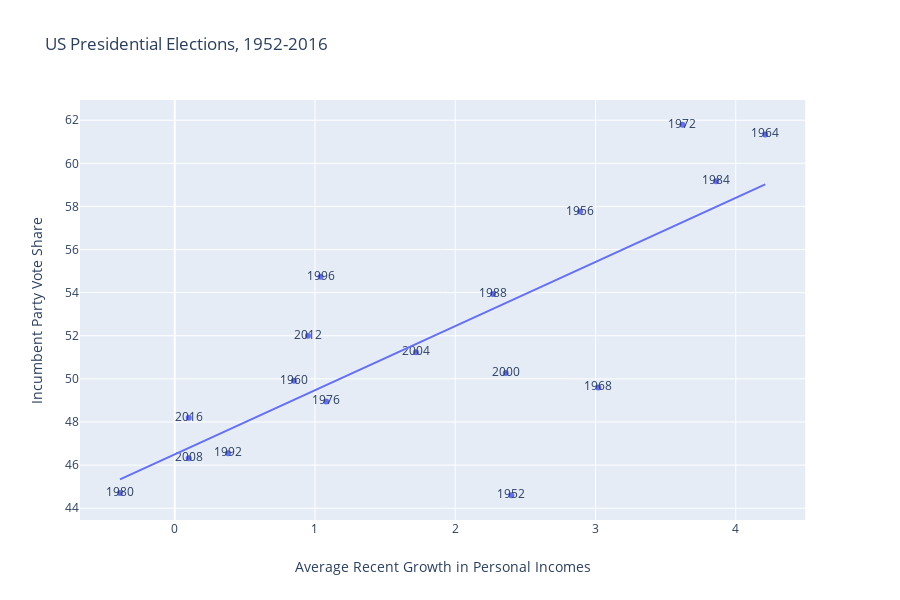

The cell this chart's notebook holds for it:
### Markdown cell above
# Predict Elections! 🗳️

### Code cell
import pandas as pd
import plotly.express as px

df = pd.read_csv('../data/bread_peace_voting.csv')
px.scatter(
    df,
    x='Average Recent Growth in Personal Incomes',
    y='Incumbent Party Vote Share',
    text='Year',
    title='US Presidential Elections, 1952-2016',
    trendline='ols',
)

### Figure 1 — Plotly figure (JSON) as saved in the notebook; plotly's stock layout.template omitted (floating-point values rounded to 4 significant figures)
{"data": [{"hoverlabel": {"namelength": 0}, "hovertemplate": "Average Recent Growth in Personal Incomes=%{x}<br>Incumbent Party Vote Share=%{y}<br>Year=%{text}", "legendgroup": "", "marker": {"color": "#636efa", "symbol": "circle"}, "mode": "markers+text", "name": "", "showlegend": false, "text": [1952, 1956, 1960, 1964, 1968, 1972, 1976, 1980, 1984, 1988, 1992, 1996, 2000, 2004, 2008, 2012, 2016], "type": "scatter", "x": [2.4, 2.89, 0.85, 4.21, 3.02, 3.62, 1.08, -0.39, 3.86, 2.27, 0.38, 1.04, 2.36, 1.72, 0.1, 0.95, 0.1], "xaxis": "x", "y": [44.6, 57.76, 49.91, 61.34, 49.6, 61.79, 48.95, 44.7, 59.17, 53.94, 46.55, 54.74, 50.27, 51.24, 46.32, 52, 48.2], "yaxis": "y"}, {"hoverlabel": {"namelength": 0}, "hovertemplate": "<b>OLS trendline</b><br>Incumbent Party Vote Share = 2.974177 * Average Recent Growth in Personal Incomes + 46.499210<br>R<sup>2</sup>=0.587186<br><br>Average Recent Growth in Personal Incomes=%{x}<br>Incumbent Party Vote Share=%{y} <b>(trend)</b>", "legendgroup": "", "marker": {"color": "#636efa", "symbol": "circle"}, "mode": "lines", "name": "", "showlegend": false, "type": "scatter", "x": [-0.39, 0.1, 0.1, 0.38, 0.85, 0.95, 1.04, 1.08, 1.72, 2.27, 2.36, 2.4, 2.89, 3.02, 3.62, 3.86, 4.21], "xaxis": "x", "y": [45.34, 46.8, 46.8, 47.63, 49.03, 49.32, 49.59, 49.71, 51.61, 53.25, 53.52, 53.64, 55.09, 55.48, 57.27, 57.98, 59.02], "yaxis": "y"}], "layout": {"height": 600, "legend": {"tracegroupgap": 0}, "title": {"text": "US Presidential Elections, 1952-2016"}, "xaxis": {"anchor": "y", "domain": [0, 0.98], "title": {"text": "Average Recent Growth in Personal Incomes"}}, "yaxis": {"anchor": "x", "domain": [0, 1], "title": {"text": "Incumbent Party Vote Share"}}}}
